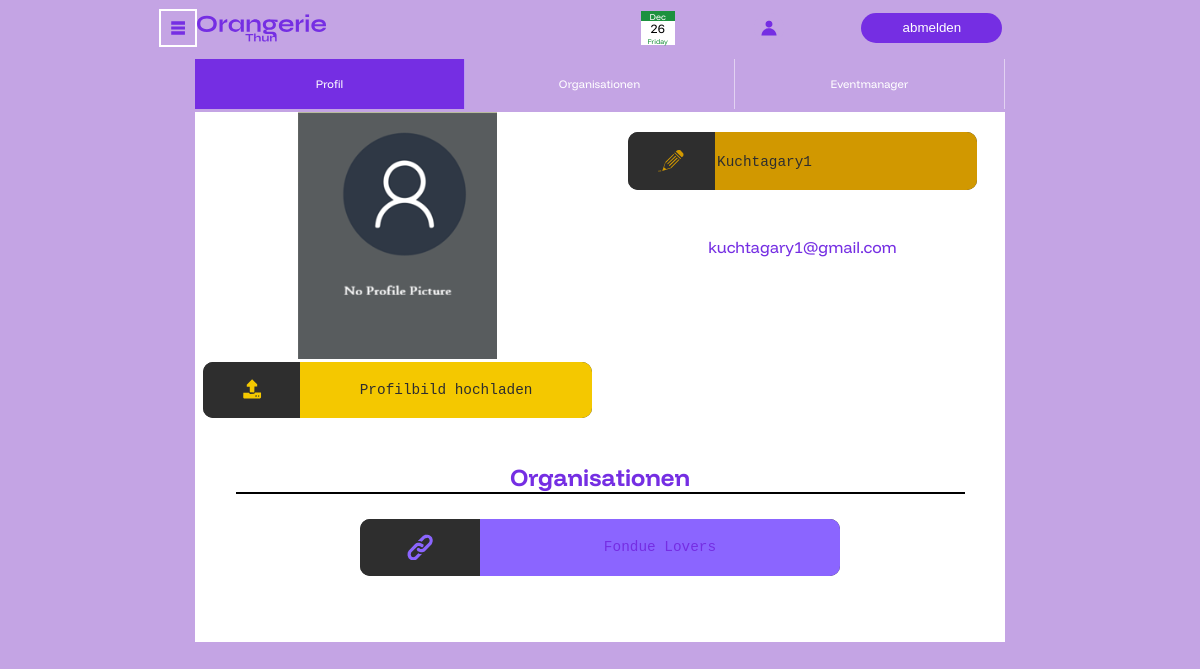
Before: /profile (signed in) with the older database file.
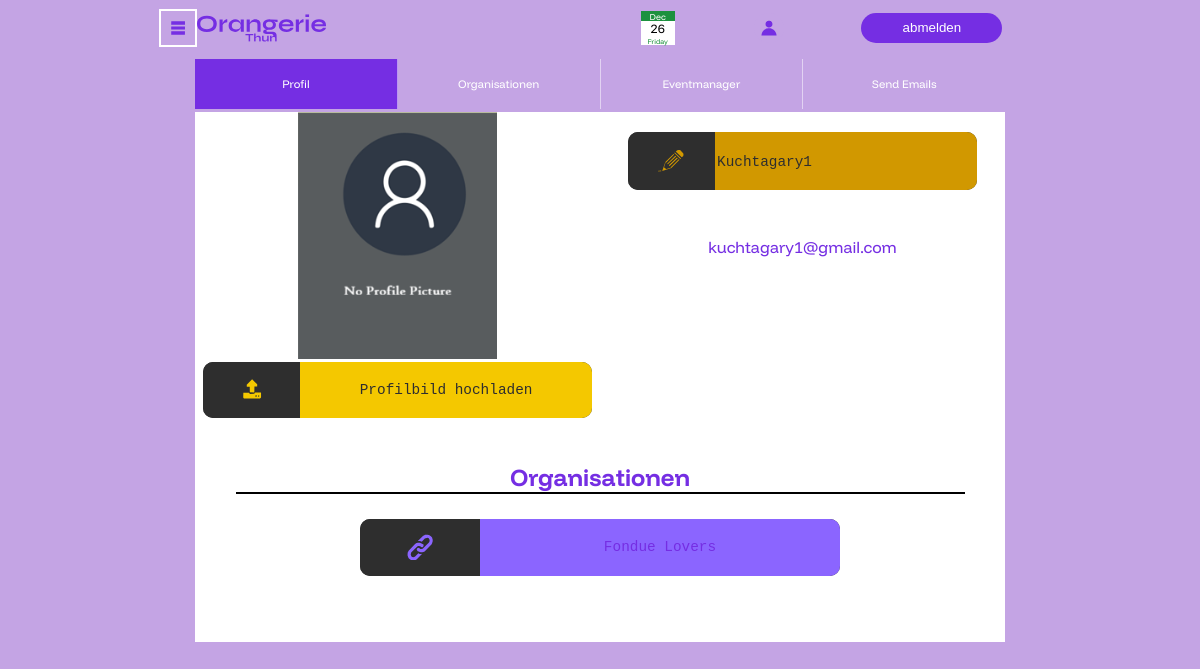
After: the same page with the newer database file.
### accounts/models.py (models this page shows, shortened)
class Account(AbstractBaseUser):
    email = models.EmailField(verbose_name='email',max_length=60,unique=True)
    username = models.CharField(max_length=30,unique=False)
    date_joined = models.DateTimeField(verbose_name='date joined', auto_now_add=True)
    last_login = models.DateTimeField(verbose_name='last login', auto_now=True)
    is_admin = models.BooleanField(default=False)
    is_active = models.BooleanField(default=True)
    is_staff = models.BooleanField(default=False)
    is_superuser = models.BooleanField(default=False)
    display_pic=models.ImageField(upload_to="orange/userpics",height_field=None,width_field=None,blank=True,null=True)
    USERNAME_FIELD = 'email'
    objects = MyAccountManager()
    notifications= models.IntegerField(default=0)
    shippinginfo = models.TextField(default="None")

### orange/models.py (models this page shows, shortened)
class Organization(models.Model):
    members = models.ManyToManyField(User,blank=True,related_name="org_member")
    admins = models.ManyToManyField(User,blank=True,related_name="org_admin")
    member_requests = models.ManyToManyField(User,blank=True,related_name="org_request")
    president = models.ForeignKey(User,null=True,blank=True, on_delete=models.CASCADE,related_name="org_president")
    name = models.CharField(max_length=255,unique=True)
    slug = models.SlugField(allow_unicode=True,unique=True,blank=True)
    created_at= models.DateTimeField(auto_now=True)
    description = models.TextField(blank=True,default='')
    mainpic = models.ImageField(upload_to="orange/css/clubpics",height_field=None,width_field=None,max_length=1000,blank=True,null=True)
    link_to_external_site=models.TextField(blank=True,default='')
    link_button_text=models.TextField(blank=True,default='')

### orange/views.py (the view, shortened to what this page needs)
# urls.py: path('profile',views.Profile.as_view(),name='profile'),
class Profile(TemplateView):
    template_name = 'orange/profile.html'
    def get(self, request):
        eventdic={}
        orgdic={
            "orgs":[],
            "myorgs":[],
            "myadmins":[],
            "mypresidents":[]
        }
        emaillist=[]
        if request.user.is_authenticated:
            orglist= Organization.objects.all()
            for org in orglist:
                orgdic["orgs"].append({"name":org.name,"slug":org.slug})
                if request.user in org.members.all():
                    orgdic["myorgs"].append({"name":org.name,"slug":org.slug})
                if request.user in org.admins.all():
                    admindic={"name":org.name,"slug":org.slug,"requests":[]}
                    for guy in org.member_requests.all():
                        admindic["requests"].append(guy.email)
                    orgdic["myadmins"].append(admindic)
                    for event in org.event_set.all():
                        if event.user != request.user:
                            eventdic[event.slug]={
                                "name":event.name,
                                "slug":event.slug,
                                "description":event.description,
                                "description_short":event.description_short,
                                "additional_info":event.additional_info,
                                "price":event.price,
                                "link_to_external_site":event.link_to_external_site,
                                "link_button_text":event.link_button_text
                            }
            eventlist =request.user.eventowner.all()
            for event in eventlist:
                eventdic[event.slug]={
                    "name":event.name,
                    "slug":event.slug,
                    "description":event.description,
                    "description_short":event.description_short,
                    "additional_info":event.additional_info,
                    "price":event.price,
                    "link_to_external_site":event.link_to_external_site,
                    "link_button_text":event.link_button_text
                }
            if request.user.is_admin:
                for eve in Event.objects.all():
                    emaillist.append(eve.name)
        languagecookie="de"
        try:
            languagecookie=request.COOKIES["language"]
        except:
            pass
        else:
            pass
        finally:
            pass
        args = {"emaillist":emaillist,"orgdic":orgdic,"eventdic":eventdic,"from":"profile","language":languagedic[languagecookie]["profile"],"navlang":languagedic[languagecookie]["nav"],"eventform":languagedic[languagecookie]["event_form"]}
        return render(request,self.template_name,args)

### orange/templates/orange/profile.html (shortened to what this page needs)
{% extends 'orange/nav.html' %}
{% load static %}
{% block pregroup %}
{% get_static_prefix as STATIC_PREFIX %}
{% if user.is_authenticated %}
  <link rel="stylesheet" href="{% static 'orange/css/profile.css' %}">
<div class="mininav bodymargin">
  <div class="mininavitem mininavselected rightborder">
    <div class="center">
      {{language.pro}}
    </div>
  </div>
  <div class="mininavitem rightborder">
    <div class="center">
      {{language.org}}
    </div>
  </div>
  <div class="mininavitem rightborder">
    <div class="center">
      {{language.eve}}
    </div>
  </div>
  {% if user.is_admin %}
  <div class="mininavitem">
    <div class="center">
      {{language.email}}
    </div>
  </div>
  {% endif %}
</div>
<div class="page bodymargin selected">
  <form enctype="multipart/form-data" method="post" class="profile" action="{% url 'signin' %}">
    <div class="pichouse">
        <img id="picloader" class="picin"
        {% if user.display_pic %}
          src="{{ STATIC_PREFIX }}{{ user.display_pic }}"
        {% else %}
          src="{{ STATIC_PREFIX }}orange/css/propics/guest.png"
        {% endif %}
          alt="Users Chosen Display picture">
        <div class="loadhouse {% if not user.display_pic %}selected{% endif %}">
          <label for="loadpic" class="batterysize">
            <div class="batterybutton batterytopcolor">
              <div class="fullfill batterytopcolor">
                <div class="clipstyle uploadclip batterybodycolor"></div>
              </div>
              <div class="fullfill batterybodyclip batterybodycolor">
                <div id="batterytextoption" class="center batterytext batterytextcolor">
                  {{language.upload}}
                </div>
              </div>
            </div>
          </label>
        </div>
    </div>
    <div class="topinfohouse">
      <div class="contacthouse">
        <div class="editnamesize">
         <div class="batterybutton batterytopcolor">
           <div class="fullfill batterytopcolor">
             <div class="clipstyle pencilbox"></div>
           </div>
           <input id="username" type="text" name="name"  value="{{ user.username }}" placeholder="{{ user.username }}" class="fullfill batterybodyclip editnamebackcolor batterytext battextcolor">
         </div>
       </div>
      </div>
      <div class="contacthouse">
        <div class="center">
          {{ user.email }}
        </div>
      </div>
    </div>
    <div class="orghouse">
      <div class="orgintro">
        <div class="center">
          {{language.org}}
        </div>
      </div>
      {% for thing in orgdic.myorgs %}
        <a href="{% url 'orginfo' slug=thing.slug %}" class="orgitem">
          <div class="batterybutton batterytopcolor">
            <div class="fullfill batterytopcolor">
              <div class="clipstyle linkclip linkcolor"></div>
            </div>
            <div class="fullfill batterybodyclip linkcolor">
              <div id="batterytextoption" class="center batterytext batterytextolor">
                {{ thing.name }}
              </div>
            </div>
          </div>
        </a>
      {% empty %}
        <div class="orgitem">
          <div class="center">{{ user.username }} {{language.noorg}}</div>
        </div>
      {% endfor %}
    </div>
  </form>
</div>
{% include "orange/new_event.html" with orgs=user.org_admin.all redirect=from %}
{% else %}
  You have to be signed in to view this page
{% endif %}
{% endblock %}

### orange/templates/orange/nav.html (shortened to what this page needs)
{% load static %}
{% get_static_prefix as STATIC_PREFIX %}
<!DOCTYPE html>
<html lang="en" dir="ltr">
  <head>
  </head>
  <link rel="stylesheet"  href="{% static 'orange/css/nav.css' %}">
  <body>
    <div class="navbar" id=navbar>
      <div class="left">
        <div class="menuborder navitemsmall slideit">
          <div class="center menuclip"></div>
        </div>
        {% if request.get_full_path == '/' %}<div class="noanchor navitem">{% else %}<a class="noanchor navitem" href="{% url 'home' %}">{% endif %}
          <img fetchpriority="high" width="100%" height="100%" src="{{STATIC_PREFIX}}orange/css/propics/logo.svg" class="custom-logo" alt="orangerie logo" decoding="async">
        {% if request.get_full_path == '/' %}</div>{% else %}</a>{% endif %}
      </div>
      <div class="right">
        {% if request.get_full_path == '/calander' %}<div  href="{% url 'calander' %}" id="calander" class="calhouse" >{% else %}<a  href="{% url 'calander' %}" id="calander" class="calhouse" >{% endif %}
          <div class="fullfill month"><div id="monthnav" class="center">Month</div></div>
          <div class="fullfill navday"><div id="daynav" class="center">28</div></div>
          <div class="fullfill weekday"><div id="daydaynav" class="center">friday</div></div>
        {% if request.get_full_path == '/calander' %}</div>{% else %}</a>{% endif %}
        {% if user.is_authenticated %}
          <{% if request.get_full_path == '/profile' %}div{% else %}a href="{% url 'profile' %}"{% endif %} id="settings" class="navitemsmall profileback" ><div class="center profileclip"></div></{% if request.get_full_path == '/profile' %}div{% else %}a{% endif %}>
          <form class="navitem reversenavitem form" method="post" action="{% url 'accounts:logout' %}">
            <button type="submit" id="logout" class="fullfill">
              <p class="center">{{navlang.logout}}</p>
            </button>
          </form>
        {% else %}
          <div class="navitem reversenavitem slideit">
            <div class="center">{{navlang.signup}}</div>
          </div>
        {% endif %}
      </div>
    </div>
{% block pregroup %}{% endblock %}
  </body>
</html>

### orange/templates/orange/new_event.html (shortened to what this page needs)
{% load static %}
<link rel="stylesheet" href="{% static 'orange/css/new_event.css' %}">

### static/orange/css/nav.css (style rules this page uses)
:root { --bodycolor: #C4A4E4; --logocolor: #752EE3; --textcolormain:#FFFFFF; --blacktext:#000000; }
body { position: absolute; margin: 0%; box-sizing: border-box; padding:0px; left:0px; top:0px; font-size: 100%; height: 100%; width:100%; font-family: funnel; background-color: var(--bodycolor); color:var(--textcolormain); }
@media screen and (min-width: 900px) { body { --widtha:calc(100vw - 900px); margin-left: calc(var(--widtha) / 2); max-width: 900px; } }
.noanchor { text-decoration: none; }
a { color:inherit; text-decoration: none; }
.fullfill { display: flex; height:100%; width:100%; min-height: 0; }
.center { margin:auto; text-align: center; }
.navbar { position: relative; height:7%; width:100%; display: flex; justify-content: space-between; font-size: 1.1em; padding: 1%; box-sizing: border-box; background-color: var(--bodycolor); color:var(--textcolormain); }
.left { display: flex; align-content: flex-start; width:100%; }
.right { display: flex; align-content: flex-end; width:100%; }
.navitem { display: flex; height:100%; border-radius:5px; }
.custom-logo { max-width: 129px; width: 129px; }
.reversenavitem { border-radius: 30px; height:80%; padding-left: 8%; padding-right: 8%; background-color:var(--logocolor); margin: auto; }
.navitemsmall { display: flex; aspect-ratio:1/1; }
.calhouse { height:90%; margin:auto; aspect-ratio: 1/1; display: grid; grid-template-rows: 30% 45% 25%; border:2px solid var(--bodycolor); border-radius: 10px; background-color: var(--bodycolor); border-radius: 2px; }
.month { background-color: #1C913E; color:white; font-size: .5em; }
.navday { color:black; font-size:.7em; background-color: white; }
.weekday { color:#1C913E; font-size: .4em; background-color: white; }
.form { overflow: hidden; }
#logout { background-color: inherit; border:none; color:var(--textcolormain); }
.profileback { background-color: var(--bodycolor); border-radius: 30px; height: 80%; margin:auto; }
.profileclip { background-color: var(--logocolor); height:50%; width:50%; clip-path:polygon(27.4% 24.8%,27.4% 20.8%,28.0% 17.4%,30.4% 12.6%,32.8% 9.6%,35.8% 6.6%,39.2% 4.6%,41.8% 3.4%,44.8% 3.0%,48.0% 2.2%,51.0% 2.2%,55.2% 3.0%,57.6% 3.8%,61.0% 4.6%,63.8% 6.4%, 66.2% 8.2%,67.8% 11.0%,69.4% 13.0%,71.2% 16.6%,71.8% 18.4%,72.2% 21.4%,72.8% 24.6%,72.2% 27.8%,71.4% 32.6%,70.2% 35.8%,68.2% 37.4%,66.6% 39.8%,64.0% 42.4%,60.6% 44.2%,57.6% 45.6%, 53.4% 47.0%,45.4% 47.0%,40.2% 45.4%,37.0% 42.4%,33.0% 39.8%,30.4% 36.8%,28.8% 33.8%,27.8% 31.4%,27.4% 27.4%, 27.4% 24.8%, 100% 100%,99.0% 95.2%,98.2% 90.4%,96.6% 84.2%,94.2% 79.2%,91.4% 75.2%,88.6% 69.8%,84.8% 66.2%,81.4% 63.0%,77.8% 59.8%,73.8% 57.6%,67.8% 55.0%,63.8% 53.0%,59.4% 52.0%, 53.6% 51.8%,44.2% 51.8%,36.6% 53.0%,32.6% 54.2%,27.2% 56.6%,24.0% 59.2%,18.4% 62.4%,16.2% 64.8%,12.2% 67.8%,9.8% 72.0%,6.6% 77.0%,5.0% 79.8%, 3.4% 83.0%,2.2% 88.2%,1.0% 93.4%,0% 100%,100% 100%, 27.4% 24.8%) }
.menuborder { border: 2px solid var(--textcolormain); }
.menuclip { background-color:var(--logocolor); height:50%; width:50%; clip-path:polygon(10.0% 31.0%,10.4% 10.2%,91.0% 10.0%,91.0% 31.0%,10.0% 31.0%,10.0% 41.0%,10.0% 59.0%,91.0% 59.0%,91.0% 41.0%,10.0% 41.0%,10.0% 31.0%,10.0% 69.0%,91.0% 69.0%,90.6% 89.0%,10.0% 89.0%,10.2% 69.0%,10.0% 31.0%); }
.batterybutton { box-sizing: border-box; margin:auto; height: 90%; width:96%; border-radius: 10px; display: grid; grid-template-columns: 25% 75%; overflow: hidden; }
.clipstyle { height:45%; margin:auto; aspect-ratio:1/1; }
.batterytext { font-size: .9em; font-family: 'Courier New', monospace; overflow: hidden; }
.batterytopcolor { background-color: #2E2E2E; }
.battextcolor { color:#2E2E2E; }

### static/orange/css/new_event.css (style rules this page uses)
.selected { display: block; }

Changed rows visible on the page:
changed Account "kuchtagary1@gmail.com": is_admin False → True (drawn)
Other visible differences:
{{ language.email }}: (not shown) → "Send Emails"
